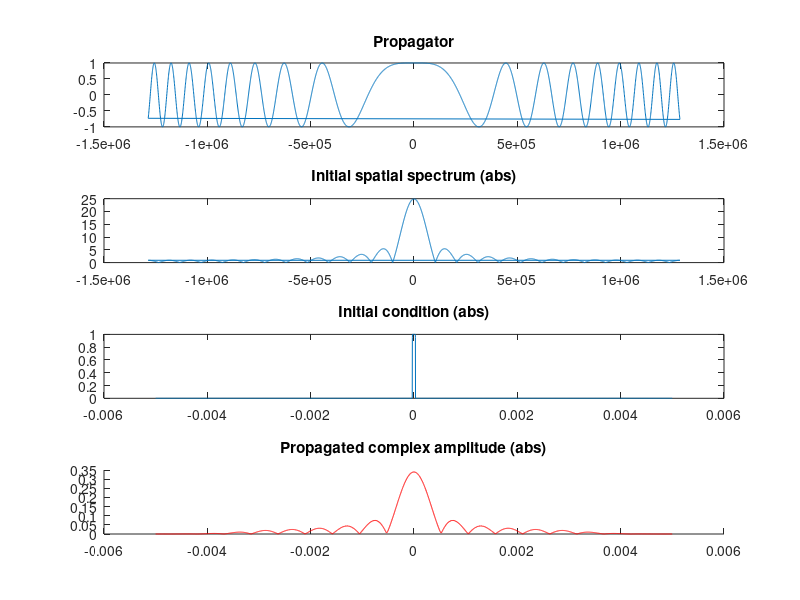

The MATLAB script that drew this image:
% 1-D beam propagator, FFT based method
% Attempt to propagate into far field:
% This script utilizes a smaller compuational domain
% plus absorbing guard in the role of transparent boundary condition

% parameters
lambda = 800.0e-09;

w0     = 3.0e-05;  % slit width/2

% let us attempt a smaller lattice
LX     = 10.0e-03;
NX     = 1024*4;

% choose step and how far to propagate, show Fresnel number
dz      = 50.0e-05;
zstop   = 0.04;
fresnel = w0^2/(zstop*lambda)

% derived parameters
k0 = 2*pi/lambda;
dk = 2*pi/LX;
dx = LX/NX;

% coordinates
cx = dx*(linspace(0,NX-1,NX)-NX/2); 

% transverse wavenumbers
kx = zeros(1,NX);
for k=0:NX/2
	kx(1+k) = dk*k;
end
for k=NX/2+1:NX-1
	kx(1+k) = dk*(k - NX);
end

% paraxial propagator
px = exp(-1i*(kx.*kx)/(2*k0)*dz );

%%%%%%%%%%%%%%%%%%%%%%% boundary guard %%%%%%%%%%%%%%%%%%%%%

% boundary guard: experiment wihe different shapes

bg    = ones(1,NX);

edge  = 0.25;       % portion od the domain on each side used as a guard
shape = 2.0;        % sharper transition with higher value of shape
strength = 500.0;   % something like absorption coefficient of the guard


% right edge of the domain
x1 = (1.0-edge)*NX;
for x=x1:NX
  y = (x-x1)/(NX-x1);
  bg(x)=cos(y*pi/2.0)^shape;
end;

% left edge of the domain
x1 = edge*NX;
for x=1:x1
  y = (x1-x)/x1;
  bg(x)=cos(y*pi/2.0)^shape;
end;

% incorporate step so that the guard action does not depend on it
bg = exp(-dz*(1.0-bg)*strength);

%%%%%%%%%%%%%%%%%%% end boundary guard shapes %%%%%%%%%%%%%


% amplitude holder, define an initial condition = illuminated slit
% a smooth edge is meant to suppress high wave numbers
% experiment with the sharpnes and zoom-in on results...

am0 = exp( -((cx - cx(NX/2))/w0).^128 );

% ... or use this sharp slit 
%am0 = zeros(1,NX);
%am0(find(abs(cx)<w0))=1.0;

% define one linear FFT-BPM step
LinearStep = @(amplitudein,propagator) ifft(propagator.*fft(amplitudein));

distance = 0.0;
am1      = am0;

for s=0:1000
am1 = LinearStep(am1,px);
am1 = am1.*bg;             % apply boundary guard after each step
distance = distance + dz;
if(distance >= zstop); break; end;
end

% plot result
figure(1)
clf;
subplot(4,1,1)
plot(kx,real(px));
title('Propagator');
subplot(4,1,2)
plot(kx,abs(fft(am0)));
title('Initial spatial spectrum (abs)');
subplot(4,1,3)
plot(cx,abs(am0));
title('Initial condition (abs)');
subplot(4,1,4)
hold on;
plot(cx,abs(am1),'r');
%plot(cx,real(am1),'b');
%plot(cx,imag(am1),'g');
title('Propagated complex amplitude (abs)');
hold off;


